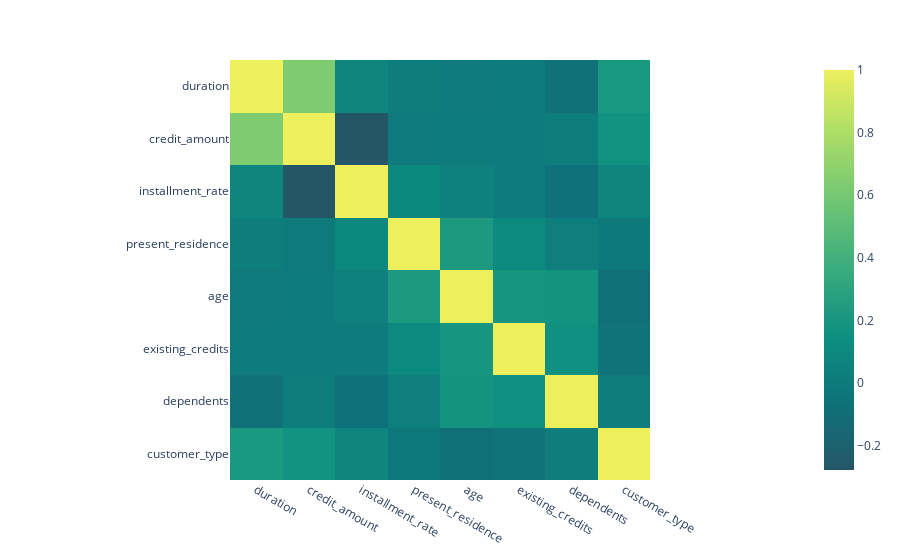

The notebook cell saved with this chart:
### Markdown cell above
##### Korelacje
Porównajmy jeszcze korelacje między zmiennymi numerycznymi:

### Code cell
fig_corr = px.imshow(X_train.corr(), color_continuous_scale='Aggrnyl')
fig_corr.show()

### Figure 1 — Plotly figure (JSON) as saved in the notebook; plotly's stock layout.template omitted (floating-point values rounded to 4 significant figures)
{"data": [{"coloraxis": "coloraxis", "hovertemplate": "x: %{x}<br>y: %{y}<br>color: %{z}<extra></extra>", "name": "0", "type": "heatmap", "x": ["duration", "credit_amount", "installment_rate", "present_residence", "age", "existing_credits", "dependents", "customer_type"], "xaxis": "x", "y": ["duration", "credit_amount", "installment_rate", "present_residence", "age", "existing_credits", "dependents", "customer_type"], "yaxis": "y", "z": [[1, 0.6332, 0.07229, 0.02455, -0.01239, 0.005707, -0.07286, 0.2132], [0.6332, 1, -0.2778, -0.003199, 0.01154, 0.009037, 0.02674, 0.1715], [0.07229, -0.2778, 1, 0.09818, 0.0409, 0.006401, -0.06919, 0.08318], [0.02455, -0.003199, 0.09818, 1, 0.2243, 0.1118, 0.03272, -0.009877], [-0.01239, 0.01154, 0.0409, 0.2243, 1, 0.1921, 0.1812, -0.08974], [0.005707, 0.009037, 0.006401, 0.1118, 0.1921, 1, 0.1568, -0.05843], [-0.07286, 0.02674, -0.06919, 0.03272, 0.1812, 0.1568, 1, 0.01584], [0.2132, 0.1715, 0.08318, -0.009877, -0.08974, -0.05843, 0.01584, 1]]}], "layout": {"coloraxis": {"colorscale": [[0, "rgb(36, 86, 104)"], [0.1667, "rgb(15, 114, 121)"], [0.3333, "rgb(13, 143, 129)"], [0.5, "rgb(57, 171, 126)"], [0.6667, "rgb(110, 197, 116)"], [0.8333, "rgb(169, 220, 103)"], [1, "rgb(237, 239, 93)"]]}, "margin": {"t": 60}, "xaxis": {"anchor": "y", "constrain": "domain", "domain": [0, 1], "scaleanchor": "y"}, "yaxis": {"anchor": "x", "autorange": "reversed", "constrain": "domain", "domain": [0, 1]}}}
